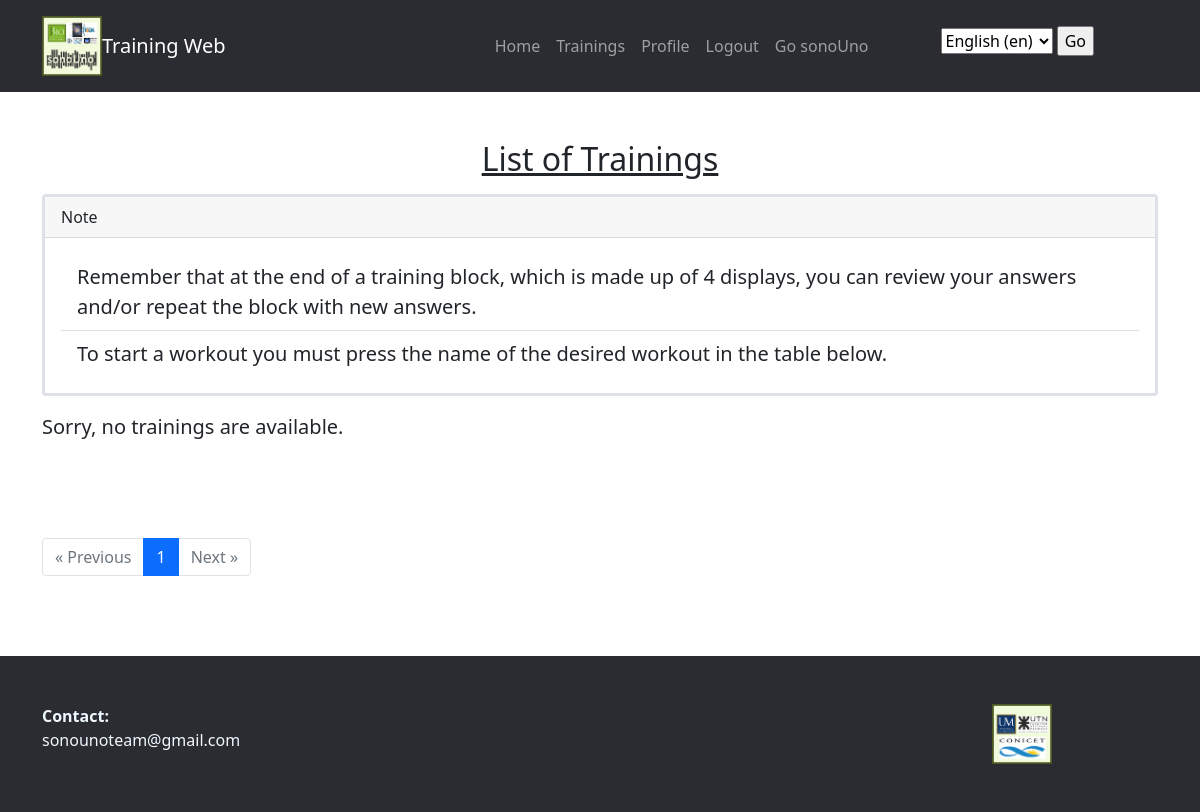
Before: /trainingApp/ (signed in) with the older database file.
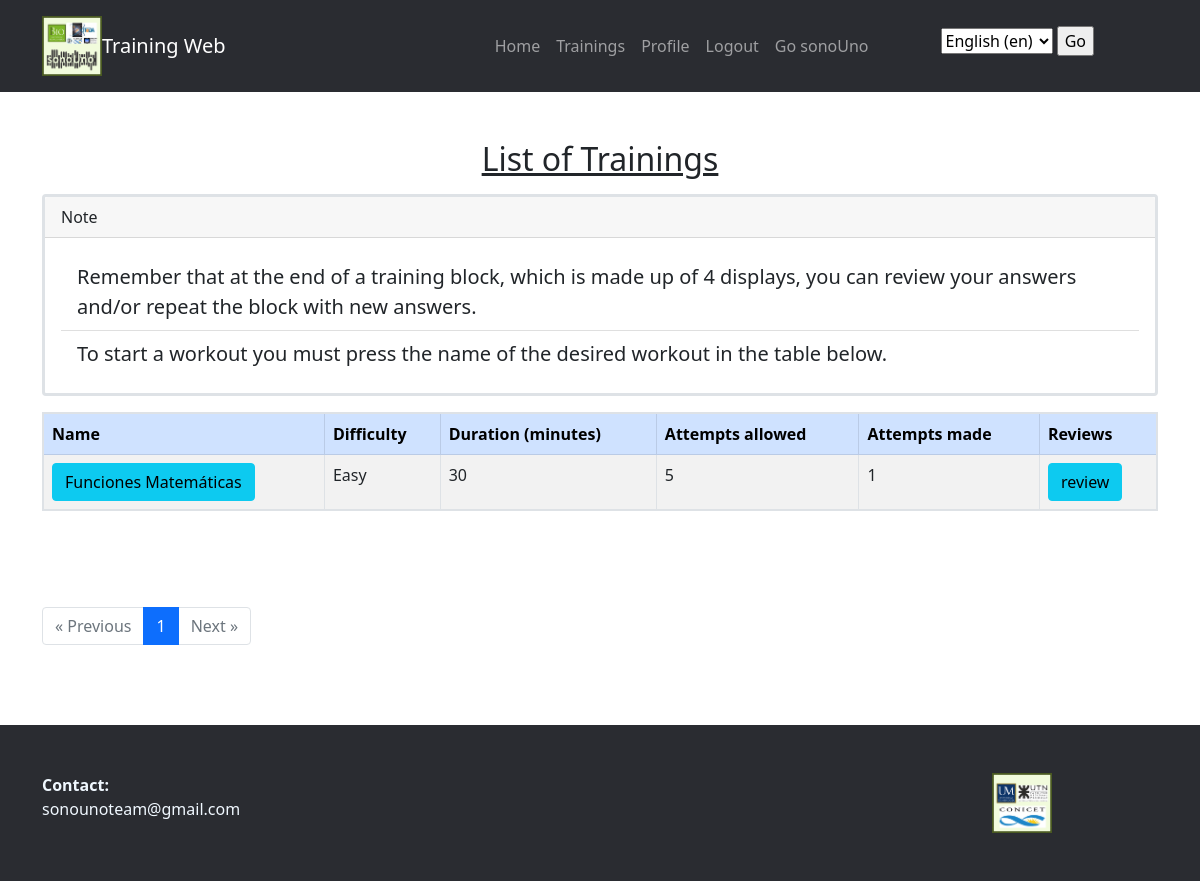
After: the same page with the newer database file.
### trainingApp/models.py (models this page shows, shortened)
class Training(models.Model):
    class TrainingType(models.TextChoices):
        Easy = 'Easy'
        Intemediate = 'Intemediate'
        Advanced = 'Advanced'
    class StateTraining(models.TextChoices):
        Active = 'Active'
        inactive = 'Inactive'
    name_training = models.CharField(max_length=200)
    pub_date = models.DateTimeField("upload date", auto_now_add=True)
    modificationDate = models.DateTimeField(auto_now= True)
    difficulty = models.CharField(
        max_length=20,
        choices=TrainingType.choices,
        default=TrainingType.Easy
    )
    estimatedDuration = models.IntegerField(default=0)
    state_training= models.CharField(
        max_length=20,
        choices=StateTraining.choices,
        default=StateTraining.Active
    )
    attempts_allowed = models.IntegerField(default=1)
    groups = models.ManyToManyField(Group)
    def get_num_trainee_trainings(self, trainee_id):
        return TraineeTraining.objects.filter(training=self, trainee_id=trainee_id).count()
    @property
    def total_estimated_duration(self):
        return self.block_set.aggregate(total_duration=Sum('estimed_duration_block'))['total_duration'] or 0

### trainingApp/views.py (the view)
# urls.py: path("", login_required(TrainingList.as_view()), name="training_List"),
class TrainingList(ListView):
    model = Training
    template_name = "trainingApp/training_List.html"
    context_object_name = "training_list"
    paginate_by = 5  # Especifica la cantidad de objetos por página
    def get_queryset(self):
        trainee = Trainee.objects.get(user = self.request.user)
        queryset = Training.objects.filter(state_training = 'Active',groups__in=[trainee.group]).order_by('id') #el subfijo __in indica que estamos buscando coincidencias en una lista de valores.
        return queryset
    def get_context_data(self, **kwargs):
        context = super().get_context_data(**kwargs)
        user = self.request.user
        trainee = Trainee.objects.get(user_id=user.id)
        context['num_trainee_trainings'] = {training.id: training.get_num_trainee_trainings(trainee.id)      for training in context['training_list']}
        return context

### trainingApp/templatetags/custom_filters.py (called while the page is built)
@register.filter
def get_value(dictionary, key):
    return dictionary.get(key, "0")

### trainingApp/templates/trainingApp/training_List.html (shortened to what this page needs)
{% extends "base.html" %}
{% load i18n %}
{% block content %}
{% load custom_filters %}
<main class="mt-5">
    <h1 class="h2">{% trans "List of Trainings" %}</h1>
    <div class="card my-3 border border-3">
        <div class="card-header">
            {% trans "Note" %}
        </div>
        <div class="card-body">
            <blockquote class="blockquote mb-0">
            </blockquote>
        </div>
    </div>
    <div class="table-responsive">
        {% if training_list %}
            <table class="table table-striped table-bordered border border-2">
                <thead>
                    <tr class="table-primary">
                        <th>{% trans "Name" %}</th>
                        <th>{% trans "Difficulty" %}</th>
                        <th>{% trans "Duration (minutes)" %}</th>
                        <th>{% trans "Attempts allowed" %}</th>
                        <th>{% trans "Attempts made" %}</th>
                        <th>{% trans "Reviews" %}</th>
                    </tr>
                </thead>
                <tbody>
                    {% for training in training_list %}
                        <tr>
                            <td>
                                {% if training.attempts_allowed > num_trainee_trainings|get_value:training.id %}
                                    <a href="{% url 'trainingApp:block_deploy_list' training.id %}" class="btn btn-info">{{ training.name_training }}</a>
                                {% else %}
                                    <a>{{ training.name_training }}</a>
                                {% endif %}
                            </td>
                            <td>{{ training.difficulty }}</td>
                            <td>{{ training.total_estimated_duration }}</td>
                            <td>{{ training.attempts_allowed }}</td>
                            <td>{{ num_trainee_trainings|get_value:training.id }}</td>
                            <td>
                                <a href="{% url 'trainingApp:review_list_tt' training.id %}" class="btn btn-info">{% trans "review" %}</a>
                            </td>
                        </tr>
                    {% endfor %}
                </tbody>
            </table>
        {% else %}
            {% blocktrans %}
                <p class="lead">Sorry, no trainings are available.</p>
            {% endblocktrans %}
        {% endif %}
    </div>
</main>
<div class="mt-4">
    <nav aria-label="Page navigation">
        <ul class="pagination">
            {% if page_obj.has_previous %}
                <li class="page-item">
                    <a href="?page={{ page_obj.previous_page_number }}" class="page-link" aria-label="Previous">
                        <span aria-hidden="true">&laquo; {% trans 'Previous' %}</span>
                    </a>
                </li>
            {% else %}
                <li class="page-item disabled">
                    <span class="page-link" aria-hidden="true">&laquo; {% trans 'Previous' %}</span>
                </li>
            {% endif %}
            {% for i in paginator.page_range %}
                <li class="page-item {% if i == page_obj.number %} active {% endif %}">
                    <a href="?page={{ i }}" class="page-link">{{ i }}</a>
                </li>
            {% endfor %}
            {% if page_obj.has_next %}
                <li class="page-item">
                    <a href="?page={{ page_obj.next_page_number }}" class="page-link" aria-label="Next">
                        <span aria-hidden="true">{% trans 'Next' %} &raquo;</span>
                    </a>
                </li>
            {% else %}
                <li class="page-item disabled">
                    <span class="page-link" aria-hidden="true">{% trans 'Next' %} &raquo;</span>
                </li>
            {% endif %}
        </ul>
    </nav>
</div>
{% endblock %}

Changed rows visible on the page:
now on this page (row edited): Training: name_training "Funciones Matemáticas", difficulty "Easy", total_estimated_duration "30", attempts_allowed "5", id "1"
Other visible differences:
text no longer shown: "Sorry, no trainings are available."
text now shown: "Name Difficulty Duration (minutes) Attempts allowed Attempts made Reviews"
